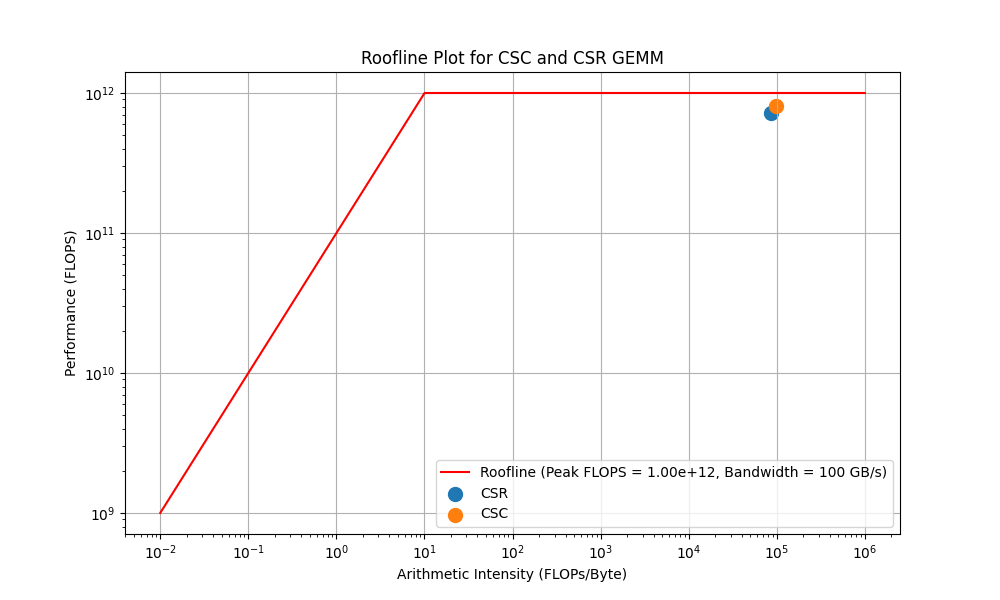

This figure's Python source:
import numpy as np
from scipy.sparse import random as sparse_random
from scipy.sparse import csr_matrix, csc_matrix
import time
import matplotlib.pyplot as plt

# Roofline plot
# James Stine and Ryan Swann

def compute_data_transferred(A, B, C, sparse=False, format_name=None):
    """
    Compute the total data transferred in bytes for GEMM operation.
    """
    if sparse:
        if format_name == 'COO':
            A_data_size = A.data.nbytes + A.row.nbytes + A.col.nbytes
            B_data_size = B.data.nbytes + B.row.nbytes + B.col.nbytes
        elif format_name == 'DOK':
            A_csr = A.tocsr()
            B_csr = B.tocsr()
            A_data_size = A_csr.data.nbytes + A_csr.indices.nbytes + A_csr.indptr.nbytes
            B_data_size = B_csr.data.nbytes + B_csr.indices.nbytes + B_csr.indptr.nbytes
        else:
            A_data_size = A.data.nbytes + A.indices.nbytes + A.indptr.nbytes
            B_data_size = B.data.nbytes + B.indices.nbytes + B.indptr.nbytes
    else:
        A_data_size = A.nbytes
        B_data_size = B.nbytes

    C_data_size = C.nbytes
    return A_data_size + B_data_size + C_data_size

def compute_flops_gemm(M, N, K, density=0.01, alpha=1.0, beta=1.0):
    """
    Compute the FLOPS and Arithmetic Intensity of GEMM for both sparse and dense matrices.
    """
    A_csr = sparse_random(M, K, density=density, format='csr', data_rvs=np.random.rand)
    B_csr = sparse_random(K, N, density=density, format='csr', data_rvs=np.random.rand)
    A_csc = csc_matrix(A_csr)
    B_csc = csc_matrix(B_csr)
    C = np.random.rand(M, N)
    A_dense = A_csr.toarray()
    B_dense = B_csr.toarray()

    def measure_time_and_flops(A, B, C, format_name, sparse=False):
        start_time = time.time()
        if sparse:
            result = alpha * A.dot(B) + beta * C
        else:
            result = alpha * np.dot(A, B) + beta * C
        end_time = time.time()

        time_taken = end_time - start_time
        flops = (2 * M * N * K) / time_taken
        data_transferred = compute_data_transferred(A, B, C, sparse=sparse, format_name=format_name)
        arithmetic_intensity = flops / data_transferred

        return flops, time_taken, data_transferred, arithmetic_intensity

    csr_flops, csr_time, csr_data, csr_ai = measure_time_and_flops(A_csr, B_csr, C, 'CSR', sparse=True)
    csc_flops, csc_time, csc_data, csc_ai = measure_time_and_flops(A_csc, B_csc, C, 'CSC', sparse=True)

    flops_dict = {
        'CSR': csr_flops,
        'CSC': csc_flops,
    }

    ai_dict = {
        'CSR': csr_ai,
        'CSC': csc_ai,
    }

    return flops_dict, ai_dict

def plot_roofline(flops_dict, ai_dict, peak_flops, bandwidth):
    """
    Plot the roofline model with FLOPS and Arithmetic Intensity data for CSR and CSC.
    """
    formats = list(flops_dict.keys())
    flops = [flops_dict[f] for f in formats]
    ai = [ai_dict[f] for f in formats]

    plt.figure(figsize=(10, 6))

    # Convert bandwidth from GB/s to bytes per second
    bandwidth_bytes_per_sec = bandwidth * 1e9

    # Plot roofline boundaries
    x = np.logspace(-2, 6, 10000000)
    plt.plot(x, np.minimum(peak_flops, bandwidth_bytes_per_sec * x), label=f'Roofline (Peak FLOPS = {peak_flops:.2e}, Bandwidth = {bandwidth} GB/s)', color='r')

    # Plot data points
    for f in formats:
        plt.scatter(ai_dict[f], flops_dict[f], label=f'{f}', s=100)

    plt.xscale('log')
    plt.yscale('log')

    plt.xlabel('Arithmetic Intensity (FLOPs/Byte)')
    plt.ylabel('Performance (FLOPS)')
    plt.title('Roofline Plot for CSC and CSR GEMM')
    plt.legend(loc='lower right')

    plt.grid(True)
    plt.savefig('gemm_roofline.png')
    plt.show()

# Example usage:
M, N, K = 1000, 1000, 1000
density = 0.01
flops_dict, ai_dict = compute_flops_gemm(M, N, K, density)
peak_flops = 1e12
bandwidth = 100

plot_roofline(flops_dict, ai_dict, peak_flops, bandwidth)

for format_name in flops_dict:
    print(f"{format_name} format:")
    print(f"  FLOPS: {flops_dict[format_name]:.2e} FLOPS")
    print(f"  Arithmetic Intensity (AI): {ai_dict[format_name]:,.4f} FLOPs/Byte")